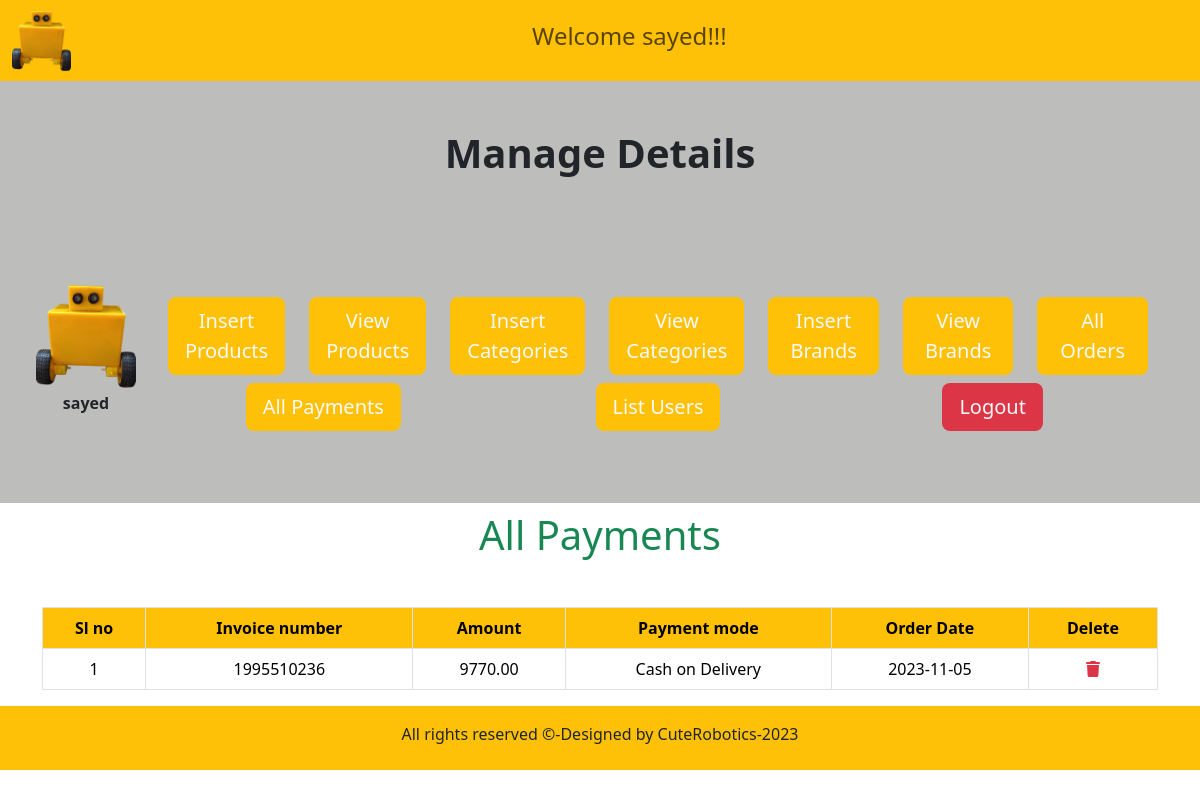
Screenshot of /1.E-commerce_website_with_php/admin/index.php?All_payments (signed in) with the database file from the repository.
### tables this page shows
CREATE TABLE `user_payments` (
  `payment_id` int(11) NOT NULL,
  `order_id` int(11) DEFAULT NULL,
  `invoice_number` varchar(255) DEFAULT NULL,
  `amount` decimal(10,2) DEFAULT NULL,
  `payment_mode` varchar(50) DEFAULT NULL,
  `date` date DEFAULT NULL
);

### 1.E-commerce_website_with_php/admin/All_payments.php (the view, shortened to what this page needs)
<?php
    $get_orders="SELECT * FROM user_payments";
    $result=mysqli_query($con,$get_orders);
    $rows_count=mysqli_num_rows($result);
    if($rows_count>0)
    {
   	?>
<h1 class="text-center text-success">All Payments</h1>
<table class="table table-bordered mt-5">
	<thead >
		<th class="bg-warning text-center">Sl no</th>
		<th class="bg-warning text-center">Invoice number</th>
		<th class="bg-warning text-center">Amount</th>
		<th class="bg-warning text-center">Payment mode</th>
        <th class="bg-warning text-center">Order Date</th>
		<th class="bg-warning text-center">Delete</th>
	</thead>
	<tbody>
<?php
      $num=1;
      while($row=mysqli_fetch_assoc($result))
      {
         	$payment_id=$row['payment_id'];
          	$amount=$row['amount'];
          	$invoice_number=$row['invoice_number'];
          	$payment_mode=$row['payment_mode'];
          	$order_date=$row['date'];
          	echo "
          	    <tr>
          	       <td class='text-center'>$num</td>
          	       <td class='text-center'>$invoice_number</td>
          	        <td class='text-center'>$amount</td>
          	       <td class='text-center'>$payment_mode</td>
          	       <td class='text-center'>$order_date</td>
          	       <td class='text-center'>
          	       <a href='index.php?delete_payment=$payment_id' class='text-danger'>
					<i class='fa-solid fa-trash'></i>
				   </a>
          	       </td>
          	    </tr>
          	     ";
            $num++;
      }
?>
	</tbody>
</table>
	<?php
      }
      else
      {
      	echo "<h1 class='text-center text-danger'> No payments received yet</h1>";
      }
    ?>

### 1.E-commerce_website_with_php/admin/index.php (style rules this page uses)
body { overflow-x:hidden; }

### rows the page displays
user_payments: invoice_number "1995510236", amount "9770.00", payment_mode "Cash on Delivery", date "2023-11-05"

### other values shown
$admin_name "sayed"
